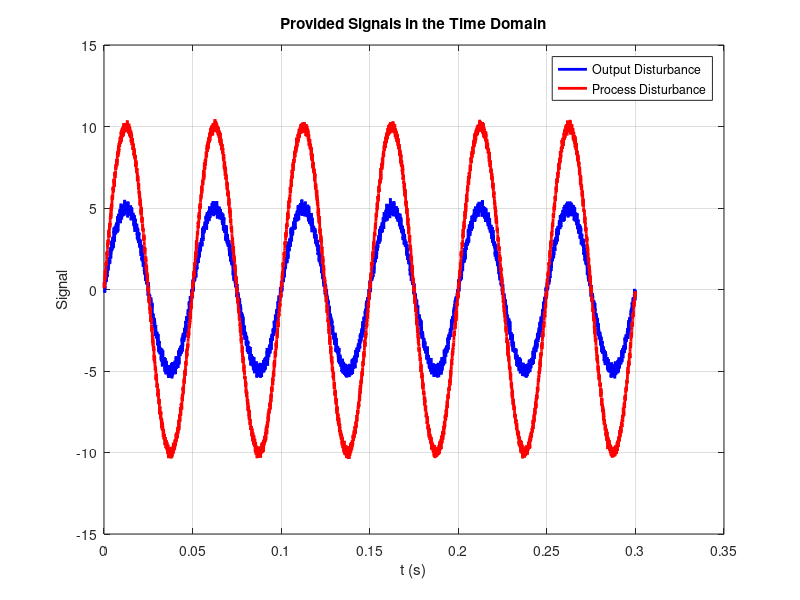
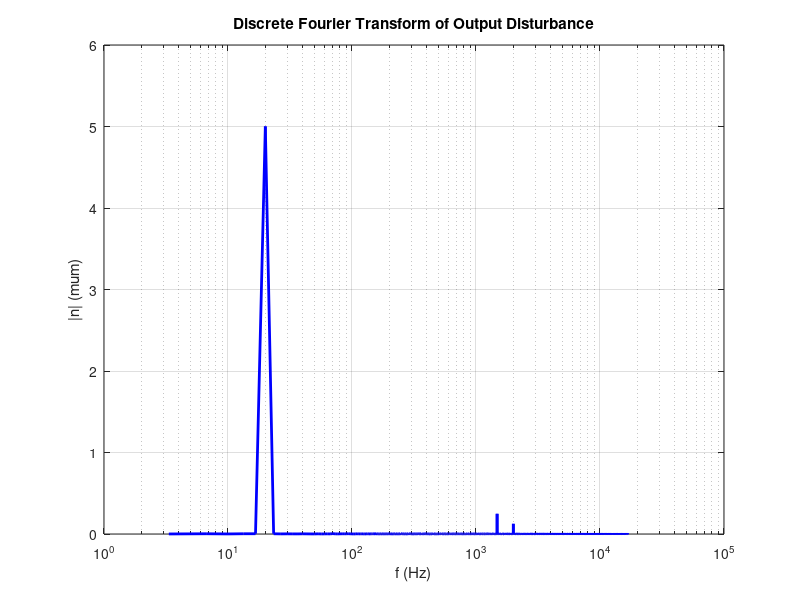
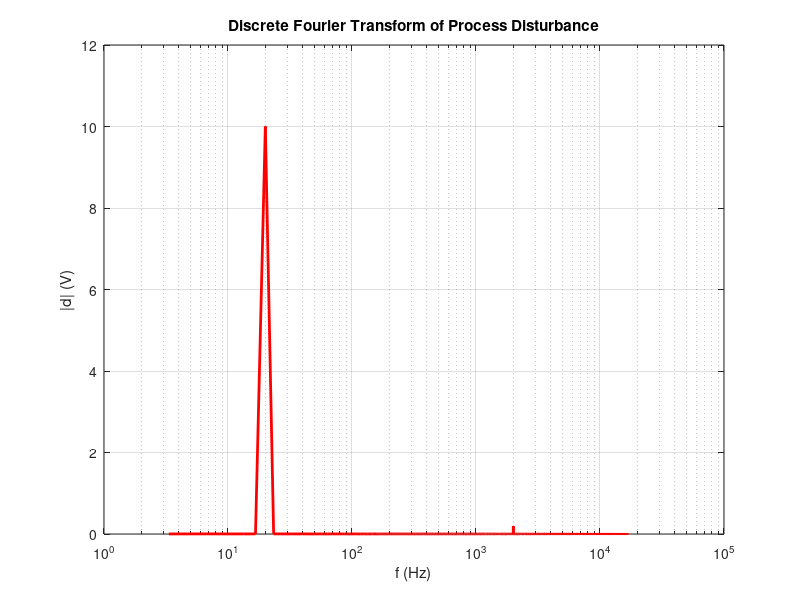
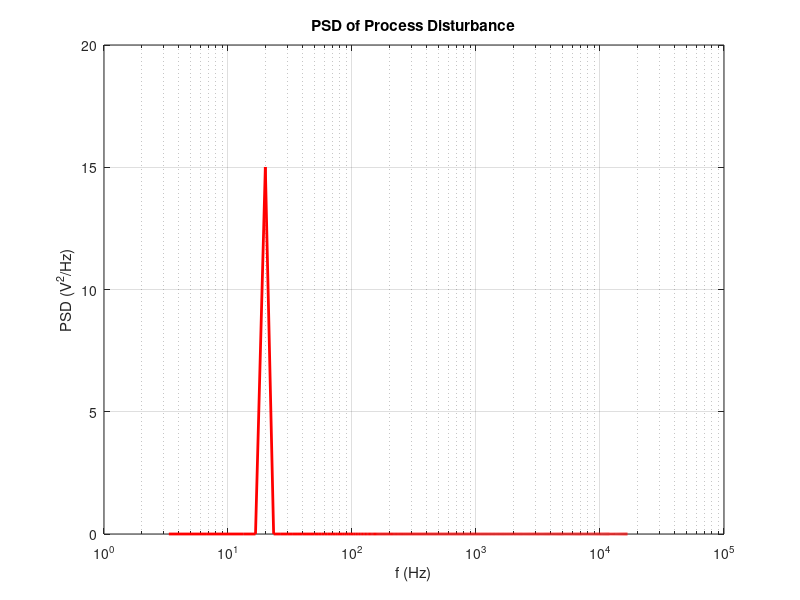

MATLAB code to generate these figures, in order: (Note: this script raises an error after producing the figures.)
close all
clear
%% Setup parameters and inputs
load MSD2024_P3_Signals.mat
load MSD2024_P2_Plant.mat
ts = 30e-6;                     % Sampling time, s
fs = 1/ts;                      % Sampling frequency, Hz
s = tf('s');                    % Laplace variable
%% B1
% Create time vector
N = size(d,2);                  % Number of samples
t = linspace(0,(N-1),N)*ts;     % Time vector 
delta_f = 1/(N*ts);             % Frequency resolution

% Plot signals in time domain
figure;
plot(t,n,'b-','LineWidth',2);
hold on
plot(t,d,'r-','LineWidth',2);
title('Provided Signals in the Time Domain')
legend('Output Disturbance','Process Disturbance')
xlabel("t (s)")
ylabel("Signal")
hold off
grid on

% Transform signals to the frequency domain
fft_d_double = fft(d)/N;            % Obtain the amplitude of d, scale by N
fft_n_double = fft(n)/N;            % Obtain the amplitude of n, scale by N
f_vec = (0:N/2)/(N*ts);             % Obtain frequency vector (unshifted)

%f_vec_p = f_vec(1:N/2);             % Frequency vector for positive frequencies only
% Obtain single-sided spectrum
fft_d = fft_d_double(1:N/2+1);
fft_n = fft_n_double(1:N/2+1);
fft_d(2:end-1) = 2*fft_d(2:end-1);         % DC and nyq is excluded
fft_n(2:end-1) = 2*fft_n(2:end-1);         % DC and nyq is excluded

% Plot signals in frequency domain
figure;
semilogx(f_vec,abs(fft_n),'b',"LineWidth",2)
title("Discrete Fourier Transform of Output Disturbance")
xlabel("f (Hz)")
ylabel("|n| (\mum)")
grid on

figure;
semilogx(f_vec,abs(fft_d),'r',"LineWidth",2)
title("Discrete Fourier Transform of Process Disturbance")
xlabel("f (Hz)")
ylabel("|d| (V)")
grid on

%% B2
% Compute double-sided PSD
psd_d_double = (abs(fft(d)).^2)/(N*fs);    % Double-sided PSD
psd_n_double = (abs(fft(n)).^2)/(N*fs);    % Double-sided PSD
% Compute single-sided PSD
% Compute double-sided PSD
psd_d = psd_d_double(1:N/2+1);    % Single-sided PSD
psd_d(2:end-1) = 2*psd_d(2:end-1);
psd_n = psd_n_double(1:N/2+1);    % Single-sided PSD
psd_n(2:end-1) = 2*psd_n(2:end-1);
% Plot the results
figure;
semilogx(f_vec,psd_d,'r',"LineWidth",2);
title("PSD of Process Disturbance")
xlabel("f (Hz)")
ylabel("PSD (V^2/Hz)")
grid on

figure;
semilogx(f_vec,psd_n,'b',"LineWidth",2);
title("PSD of Output Disturbance")
xlabel("f (Hz)")
ylabel("PSD (\mum^2/Hz)")
grid on

%% B3
% Obtain system's transfer functions
C = controller_assignment_2;            % Controller from assignment 2
P = G;                                  % Define plant tf as P
GS = P/(1+P*C);                         % Process sensitivity
S = 1/(1+P*C);                          % Output sensitivity
% Calculate function frequency response
[A_GS,~] = freqresp(GS,2*pi*f_vec);    % Freqresponse for GS
A_GS = squeeze(A_GS)';                      % Remove empty dimensions
[A_S,~] = freqresp(S,2*pi*f_vec);       % Freqresponse for S
A_S = squeeze(A_S)';                        % Remove empty dimensions
% Calculate PSD components
H2_d = abs(A_GS).^2;
H2_n = abs(A_S).^2;
% Calculate PSD of y
psd_y = (H2_d.*psd_d) + (H2_n.*psd_n);   % PSD of y, the result of this does not make sense
% Plot PSD of y
figure;
semilogx(f_vec,psd_y,'k',"LineWidth",2);
title("PSD of Output y")
xlabel("f (Hz)")
ylabel("PSD (\mum^2/Hz)")
grid on
figure
loglog(f_vec,abs(A_S))
title("Response of S")
figure
loglog(f_vec,abs(A_GS))
title("Response of GS")
%% B4
% Calculate Cumulative Power Spectrum
cps_y = cumsum(psd_y)*delta_f;
cps_d = cumsum(H2_d.*psd_d)*delta_f;
cps_n = cumsum(H2_n.*psd_n)*delta_f;
% Plot PSD of y
figure;
loglog(f_vec,cps_y,'k',"LineWidth",2);
hold on
loglog(f_vec,cps_d,'r',"LineWidth",2);
hold on
loglog(f_vec,cps_n,'b',"LineWidth",2);
hold off
title("CPS")
xlabel("f (Hz)")
ylabel("CPS (\mum^2)")
legend('Output','Process Disturbance','Output Disturbance')
grid on